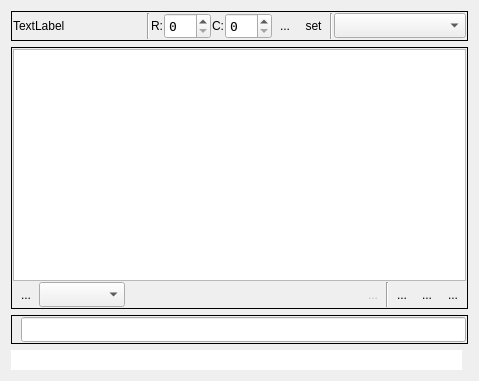
<?xml version="1.0" encoding="UTF-8"?>
<ui version="4.0">
 <class>arrayDialog</class>
 <widget class="QDialog" name="arrayDialog">
  <property name="geometry">
   <rect>
    <x>0</x>
    <y>0</y>
    <width>479</width>
    <height>381</height>
   </rect>
  </property>
  <property name="windowTitle">
   <string>Array Editor</string>
  </property>
  <property name="windowIcon">
   <iconset resource="qnmui.qrc">
    <normaloff>:/res/grid-26.png</normaloff>:/res/grid-26.png</iconset>
  </property>
  <layout class="QGridLayout" name="gridLayout_4">
   <item row="1" column="0" colspan="2">
    <widget class="QFrame" name="frame">
     <property name="sizePolicy">
      <sizepolicy hsizetype="Expanding" vsizetype="Preferred">
       <horstretch>0</horstretch>
       <verstretch>0</verstretch>
      </sizepolicy>
     </property>
     <property name="frameShape">
      <enum>QFrame::Box</enum>
     </property>
     <property name="frameShadow">
      <enum>QFrame::Plain</enum>
     </property>
     <layout class="QGridLayout" name="gridLayout_2">
      <property name="leftMargin">
       <number>1</number>
      </property>
      <property name="topMargin">
       <number>1</number>
      </property>
      <property name="rightMargin">
       <number>1</number>
      </property>
      <property name="bottomMargin">
       <number>1</number>
      </property>
      <property name="spacing">
       <number>1</number>
      </property>
      <item row="1" column="9">
       <widget class="QToolButton" name="toolRecalc">
        <property name="toolTip">
         <string>&lt;html&gt;&lt;head/&gt;&lt;body&gt;&lt;p&gt;[ Recalc &lt;span style=&quot; vertical-align:sub;&quot;&gt;CTRL+R&lt;/span&gt; ]&lt;/p&gt;&lt;/body&gt;&lt;/html&gt;</string>
        </property>
        <property name="text">
         <string>...</string>
        </property>
        <property name="icon">
         <iconset resource="qnmui.qrc">
          <normaloff>:/res/refresh-26.png</normaloff>:/res/refresh-26.png</iconset>
        </property>
        <property name="shortcut">
         <string>Ctrl+R</string>
        </property>
        <property name="autoRaise">
         <bool>true</bool>
        </property>
       </widget>
      </item>
      <item row="1" column="2">
       <widget class="QComboBox" name="comboCellColor">
        <property name="font">
         <font>
          <family>Terminal</family>
          <pointsize>10</pointsize>
         </font>
        </property>
       </widget>
      </item>
      <item row="1" column="5">
       <widget class="Line" name="line">
        <property name="orientation">
         <enum>Qt::Vertical</enum>
        </property>
       </widget>
      </item>
      <item row="1" column="6">
       <widget class="QToolButton" name="toolComment">
        <property name="toolTip">
         <string>&lt;html&gt;&lt;head/&gt;&lt;body&gt;&lt;p&gt;[ Comment &lt;span style=&quot; vertical-align:sub;&quot;&gt;CTRL+D&lt;/span&gt; ]&lt;/p&gt;&lt;/body&gt;&lt;/html&gt;</string>
        </property>
        <property name="text">
         <string>...</string>
        </property>
        <property name="icon">
         <iconset resource="qnmui.qrc">
          <normaloff>:/res/topic-26.png</normaloff>:/res/topic-26.png</iconset>
        </property>
        <property name="autoRaise">
         <bool>true</bool>
        </property>
       </widget>
      </item>
      <item row="1" column="3">
       <spacer name="horizontalSpacer">
        <property name="orientation">
         <enum>Qt::Horizontal</enum>
        </property>
        <property name="sizeHint" stdset="0">
         <size>
          <width>40</width>
          <height>20</height>
         </size>
        </property>
       </spacer>
      </item>
      <item row="1" column="1">
       <widget class="QToolButton" name="toolPaint">
        <property name="text">
         <string>...</string>
        </property>
        <property name="icon">
         <iconset resource="qnmui.qrc">
          <normaloff>:/res/paint_brush-26.png</normaloff>:/res/paint_brush-26.png</iconset>
        </property>
        <property name="autoRaise">
         <bool>true</bool>
        </property>
       </widget>
      </item>
      <item row="0" column="0" colspan="11">
       <widget class="QTableWidget" name="tableArray">
        <property name="font">
         <font>
          <family>Terminal</family>
          <pointsize>10</pointsize>
         </font>
        </property>
        <property name="toolTip">
         <string>[ Array ]</string>
        </property>
       </widget>
      </item>
      <item row="1" column="4">
       <widget class="QToolButton" name="toolAutoSync">
        <property name="enabled">
         <bool>false</bool>
        </property>
        <property name="toolTip">
         <string>[ Standard Mode ]</string>
        </property>
        <property name="text">
         <string>...</string>
        </property>
        <property name="icon">
         <iconset resource="qnmui.qrc">
          <normaloff>:/res/std.png</normaloff>:/res/std.png</iconset>
        </property>
        <property name="checkable">
         <bool>true</bool>
        </property>
        <property name="autoRaise">
         <bool>true</bool>
        </property>
       </widget>
      </item>
      <item row="1" column="7">
       <widget class="QToolButton" name="toolExp">
        <property name="toolTip">
         <string>&lt;html&gt;&lt;head/&gt;&lt;body&gt;&lt;p&gt;[ Expression &lt;span style=&quot; vertical-align:sub;&quot;&gt;ALT+ENTER&lt;/span&gt; ]&lt;/p&gt;&lt;/body&gt;&lt;/html&gt;</string>
        </property>
        <property name="text">
         <string>...</string>
        </property>
        <property name="icon">
         <iconset resource="qnmui.qrc">
          <normaloff>:/res/function.png</normaloff>:/res/function.png</iconset>
        </property>
        <property name="autoRaise">
         <bool>true</bool>
        </property>
       </widget>
      </item>
     </layout>
    </widget>
   </item>
   <item row="0" column="0" colspan="2">
    <widget class="QFrame" name="frame_3">
     <property name="sizePolicy">
      <sizepolicy hsizetype="Preferred" vsizetype="Fixed">
       <horstretch>0</horstretch>
       <verstretch>0</verstretch>
      </sizepolicy>
     </property>
     <property name="frameShape">
      <enum>QFrame::Box</enum>
     </property>
     <property name="frameShadow">
      <enum>QFrame::Plain</enum>
     </property>
     <layout class="QGridLayout" name="gridLayout_3">
      <property name="leftMargin">
       <number>1</number>
      </property>
      <property name="topMargin">
       <number>1</number>
      </property>
      <property name="rightMargin">
       <number>1</number>
      </property>
      <property name="bottomMargin">
       <number>1</number>
      </property>
      <property name="spacing">
       <number>1</number>
      </property>
      <item row="0" column="8">
       <widget class="QToolButton" name="toolSetDim">
        <property name="toolTip">
         <string>&lt;html&gt;&lt;head/&gt;&lt;body&gt;&lt;p&gt;[ Expand ]&lt;/p&gt;&lt;/body&gt;&lt;/html&gt;</string>
        </property>
        <property name="text">
         <string>set</string>
        </property>
        <property name="icon">
         <iconset resource="qnmui.qrc">
          <normaloff>:/res/expand-26.png</normaloff>:/res/expand-26.png</iconset>
        </property>
        <property name="autoRaise">
         <bool>true</bool>
        </property>
       </widget>
      </item>
      <item row="0" column="6">
       <widget class="QSpinBox" name="spinCol">
        <property name="sizePolicy">
         <sizepolicy hsizetype="Fixed" vsizetype="Fixed">
          <horstretch>0</horstretch>
          <verstretch>0</verstretch>
         </sizepolicy>
        </property>
        <property name="font">
         <font>
          <family>Terminal</family>
          <pointsize>10</pointsize>
         </font>
        </property>
        <property name="toolTip">
         <string>[ Columns ]</string>
        </property>
       </widget>
      </item>
      <item row="0" column="3">
       <widget class="QLabel" name="label_2">
        <property name="sizePolicy">
         <sizepolicy hsizetype="Fixed" vsizetype="Preferred">
          <horstretch>0</horstretch>
          <verstretch>0</verstretch>
         </sizepolicy>
        </property>
        <property name="text">
         <string>R:</string>
        </property>
       </widget>
      </item>
      <item row="0" column="11">
       <widget class="QComboBox" name="comboArrays">
        <property name="font">
         <font>
          <family>Terminal</family>
          <pointsize>10</pointsize>
         </font>
        </property>
       </widget>
      </item>
      <item row="0" column="5">
       <widget class="QLabel" name="label_3">
        <property name="sizePolicy">
         <sizepolicy hsizetype="Fixed" vsizetype="Preferred">
          <horstretch>0</horstretch>
          <verstretch>0</verstretch>
         </sizepolicy>
        </property>
        <property name="text">
         <string>C:</string>
        </property>
       </widget>
      </item>
      <item row="0" column="9">
       <widget class="Line" name="line_4">
        <property name="orientation">
         <enum>Qt::Vertical</enum>
        </property>
       </widget>
      </item>
      <item row="0" column="0">
       <widget class="QLabel" name="labelArray">
        <property name="text">
         <string>TextLabel</string>
        </property>
       </widget>
      </item>
      <item row="0" column="2">
       <widget class="Line" name="line_3">
        <property name="orientation">
         <enum>Qt::Vertical</enum>
        </property>
       </widget>
      </item>
      <item row="0" column="4">
       <widget class="QSpinBox" name="spinRow">
        <property name="sizePolicy">
         <sizepolicy hsizetype="Fixed" vsizetype="Fixed">
          <horstretch>0</horstretch>
          <verstretch>0</verstretch>
         </sizepolicy>
        </property>
        <property name="font">
         <font>
          <family>Terminal</family>
          <pointsize>10</pointsize>
         </font>
        </property>
        <property name="toolTip">
         <string>[ Rows ]</string>
        </property>
       </widget>
      </item>
      <item row="0" column="7">
       <widget class="QToolButton" name="toolNew">
        <property name="toolTip">
         <string>[ Add ]</string>
        </property>
        <property name="text">
         <string>...</string>
        </property>
        <property name="icon">
         <iconset resource="qnmui.qrc">
          <normaloff>:/res/add_list-26.png</normaloff>:/res/add_list-26.png</iconset>
        </property>
        <property name="autoRaise">
         <bool>true</bool>
        </property>
       </widget>
      </item>
     </layout>
    </widget>
   </item>
   <item row="2" column="0" colspan="2">
    <widget class="QFrame" name="frame_2">
     <property name="sizePolicy">
      <sizepolicy hsizetype="Preferred" vsizetype="Fixed">
       <horstretch>0</horstretch>
       <verstretch>0</verstretch>
      </sizepolicy>
     </property>
     <property name="frameShape">
      <enum>QFrame::Box</enum>
     </property>
     <property name="frameShadow">
      <enum>QFrame::Plain</enum>
     </property>
     <layout class="QGridLayout" name="gridLayout">
      <property name="leftMargin">
       <number>1</number>
      </property>
      <property name="topMargin">
       <number>1</number>
      </property>
      <property name="rightMargin">
       <number>1</number>
      </property>
      <property name="bottomMargin">
       <number>1</number>
      </property>
      <property name="spacing">
       <number>1</number>
      </property>
      <item row="0" column="0">
       <widget class="QLabel" name="label">
        <property name="toolTip">
         <string/>
        </property>
        <property name="text">
         <string/>
        </property>
        <property name="pixmap">
         <pixmap resource="qnmui.qrc">:/res/variable-26.png</pixmap>
        </property>
        <property name="alignment">
         <set>Qt::AlignRight|Qt::AlignTrailing|Qt::AlignVCenter</set>
        </property>
       </widget>
      </item>
      <item row="0" column="1">
       <widget class="QLineEdit" name="lineExp">
        <property name="font">
         <font>
          <family>Terminal</family>
          <pointsize>10</pointsize>
         </font>
        </property>
        <property name="toolTip">
         <string>[ Expression ]</string>
        </property>
       </widget>
      </item>
     </layout>
    </widget>
   </item>
   <item row="3" column="0">
    <widget class="QLineEdit" name="lineStats">
     <property name="frame">
      <bool>false</bool>
     </property>
     <property name="readOnly">
      <bool>true</bool>
     </property>
    </widget>
   </item>
  </layout>
 </widget>
 <resources>
  <include location="qnmui.qrc"/>
 </resources>
 <connections/>
</ui>
